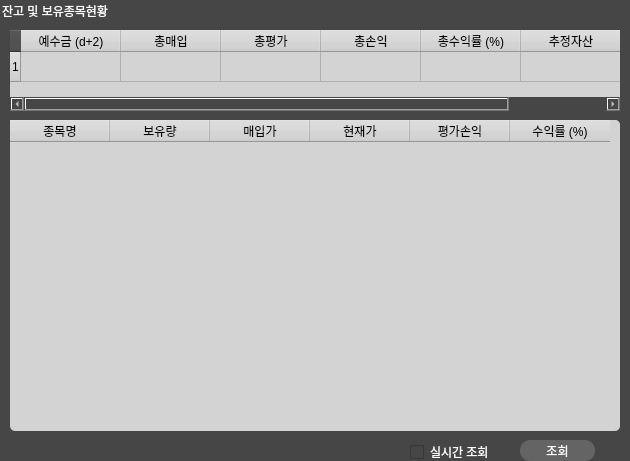
   <widget class="QGroupBox" name="groupBox_2">
    <property name="geometry">
     <rect>
      <x>230</x>
      <y>30</y>
      <width>630</width>
      <height>461</height>
     </rect>
    </property>
    <property name="styleSheet">
     <string notr="true">background-color: rgb(70, 70, 70);
color: rgb(255, 255, 255);
 border-radius:50px;
font: 75 11pt &quot;Agency FB&quot;;</string>
    </property>
    <property name="title">
     <string>잔고 및 보유종목현황</string>
    </property>
    <widget class="QTableWidget" name="tableWidget">
     <property name="geometry">
      <rect>
       <x>10</x>
       <y>30</y>
       <width>610</width>
       <height>81</height>
      </rect>
     </property>
     <property name="palette">
      <palette>
       <active>
        <colorrole role="WindowText">
         <brush brushstyle="SolidPattern">
          <color alpha="255">
           <red>0</red>
           <green>0</green>
           <blue>0</blue>
          </color>
         </brush>
        </colorrole>
        <colorrole role="Button">
         <brush brushstyle="SolidPattern">
          <color alpha="255">
           <red>211</red>
           <green>211</green>
           <blue>211</blue>
          </color>
         </brush>
        </colorrole>
        <colorrole role="Text">
         <brush brushstyle="SolidPattern">
          <color alpha="255">
           <red>0</red>
           <green>0</green>
           <blue>0</blue>
          </color>
         </brush>
        </colorrole>
        <colorrole role="ButtonText">
         <brush brushstyle="SolidPattern">
          <color alpha="255">
           <red>0</red>
           <green>0</green>
           <blue>0</blue>
          </color>
         </brush>
        </colorrole>
        <colorrole role="Base">
         <brush brushstyle="SolidPattern">
          <color alpha="255">
           <red>211</red>
           <green>211</green>
           <blue>211</blue>
          </color>
         </brush>
        </colorrole>
        <colorrole role="Window">
         <brush brushstyle="SolidPattern">
          <color alpha="255">
           <red>211</red>
           <green>211</green>
           <blue>211</blue>
          </color>
         </brush>
        </colorrole>
        <colorrole role="Highlight">
         <brush brushstyle="SolidPattern">
          <color alpha="255">
           <red>255</red>
           <green>170</green>
           <blue>255</blue>
          </color>
         </brush>
        </colorrole>
       </active>
       <inactive>
        <colorrole role="WindowText">
         <brush brushstyle="SolidPattern">
          <color alpha="255">
           <red>0</red>
           <green>0</green>
           <blue>0</blue>
          </color>
         </brush>
        </colorrole>
        <colorrole role="Button">
         <brush brushstyle="SolidPattern">
          <color alpha="255">
           <red>211</red>
           <green>211</green>
           <blue>211</blue>
          </color>
         </brush>
        </colorrole>
        <colorrole role="Text">
         <brush brushstyle="SolidPattern">
          <color alpha="255">
           <red>0</red>
           <green>0</green>
           <blue>0</blue>
          </color>
         </brush>
        </colorrole>
        <colorrole role="ButtonText">
         <brush brushstyle="SolidPattern">
          <color alpha="255">
           <red>0</red>
           <green>0</green>
           <blue>0</blue>
          </color>
         </brush>
        </colorrole>
        <colorrole role="Base">
         <brush brushstyle="SolidPattern">
          <color alpha="255">
           <red>211</red>
           <green>211</green>
           <blue>211</blue>
          </color>
         </brush>
        </colorrole>
        <colorrole role="Window">
         <brush brushstyle="SolidPattern">
          <color alpha="255">
           <red>211</red>
           <green>211</green>
           <blue>211</blue>
          </color>
         </brush>
        </colorrole>
        <colorrole role="Highlight">
         <brush brushstyle="SolidPattern">
          <color alpha="255">
           <red>255</red>
           <green>170</green>
           <blue>255</blue>
          </color>
         </brush>
        </colorrole>
       </inactive>
       <disabled>
        <colorrole role="WindowText">
         <brush brushstyle="SolidPattern">
          <color alpha="255">
           <red>0</red>
           <green>0</green>
           <blue>0</blue>
          </color>
         </brush>
        </colorrole>
        <colorrole role="Button">
         <brush brushstyle="SolidPattern">
          <color alpha="255">
           <red>211</red>
           <green>211</green>
           <blue>211</blue>
          </color>
         </brush>
        </colorrole>
        <colorrole role="Text">
         <brush brushstyle="SolidPattern">
          <color alpha="255">
           <red>0</red>
           <green>0</green>
           <blue>0</blue>
          </color>
         </brush>
        </colorrole>
        <colorrole role="ButtonText">
         <brush brushstyle="SolidPattern">
          <color alpha="255">
           <red>0</red>
           <green>0</green>
           <blue>0</blue>
          </color>
         </brush>
        </colorrole>
        <colorrole role="Base">
         <brush brushstyle="SolidPattern">
          <color alpha="255">
           <red>211</red>
           <green>211</green>
           <blue>211</blue>
          </color>
         </brush>
        </colorrole>
        <colorrole role="Window">
         <brush brushstyle="SolidPattern">
          <color alpha="255">
           <red>211</red>
           <green>211</green>
           <blue>211</blue>
          </color>
         </brush>
        </colorrole>
        <colorrole role="Highlight">
         <brush brushstyle="SolidPattern">
          <color alpha="255">
           <red>255</red>
           <green>170</green>
           <blue>255</blue>
          </color>
         </brush>
        </colorrole>
       </disabled>
      </palette>
     </property>
     <property name="styleSheet">
      <string notr="true">background-color: rgb(211, 211, 211);
color: rgb(0, 0, 0);
border-radius: 5px;
font: 9pt &quot;Agency FB&quot;;</string>
     </property>
     <property name="rowCount">
      <number>1</number>
     </property>
     <row/>
     <column>
      <property name="text">
       <string>예수금 (d+2)</string>
      </property>
     </column>
     <column>
      <property name="text">
       <string>총매입</string>
      </property>
     </column>
     <column>
      <property name="text">
       <string>총평가</string>
      </property>
     </column>
     <column>
      <property name="text">
       <string>총손익</string>
      </property>
     </column>
     <column>
      <property name="text">
       <string>총수익률 (%)</string>
      </property>
     </column>
     <column>
      <property name="text">
       <string>추정자산</string>
      </property>
     </column>
    </widget>
    <widget class="QPushButton" name="pushButton_2">
     <property name="geometry">
      <rect>
       <x>520</x>
       <y>440</y>
       <width>75</width>
       <height>21</height>
      </rect>
     </property>
     <property name="styleSheet">
      <string notr="true">font: 9pt &quot;Agency FB&quot;;
background-color: rgb(100, 100, 100);
border-radius: 10px;</string>
     </property>
     <property name="text">
      <string>조회</string>
     </property>
    </widget>
    <widget class="QGroupBox" name="groupBox_4">
     <property name="geometry">
      <rect>
       <x>670</x>
       <y>-140</y>
       <width>611</width>
       <height>131</height>
      </rect>
     </property>
     <property name="title">
      <string>잔고확인</string>
     </property>
     <widget class="QTableWidget" name="tableWidget_3">
      <property name="geometry">
       <rect>
        <x>10</x>
        <y>20</y>
        <width>591</width>
        <height>61</height>
       </rect>
      </property>
      <column>
       <property name="text">
        <string>예수금</string>
       </property>
      </column>
      <column>
       <property name="text">
        <string>총매입</string>
       </property>
      </column>
      <column>
       <property name="text">
        <string>총평가</string>
       </property>
      </column>
      <column>
       <property name="text">
        <string>총손익</string>
       </property>
      </column>
      <column>
       <property name="text">
        <string>총수익률</string>
       </property>
      </column>
      <column>
       <property name="text">
        <string>추정자산</string>
       </property>
      </column>
     </widget>
     <widget class="QPushButton" name="pushButton_3">
      <property name="geometry">
       <rect>
        <x>490</x>
        <y>90</y>
        <width>75</width>
        <height>23</height>
       </rect>
      </property>
      <property name="text">
       <string>현금주문</string>
      </property>
     </widget>
    </widget>
    <widget class="QCheckBox" name="checkBox">
     <property name="geometry">
      <rect>
       <x>410</x>
       <y>444</y>
       <width>111</width>
       <height>16</height>
      </rect>
     </property>
     <property name="styleSheet">
      <string notr="true">font: 9pt &quot;Agency FB&quot;;</string>
     </property>
     <property name="text">
      <string>실시간 조회</string>
     </property>
    </widget>
    <widget class="QTableWidget" name="tableWidget_2">
     <property name="geometry">
      <rect>
       <x>10</x>
       <y>120</y>
       <width>610</width>
       <height>311</height>
      </rect>
     </property>
     <property name="palette">
      <palette>
       <active>
        <colorrole role="WindowText">
         <brush brushstyle="SolidPattern">
          <color alpha="255">
           <red>0</red>
           <green>0</green>
           <blue>0</blue>
          </color>
         </brush>
        </colorrole>
        <colorrole role="Button">
         <brush brushstyle="SolidPattern">
          <color alpha="255">
           <red>211</red>
           <green>211</green>
           <blue>211</blue>
          </color>
         </brush>
        </colorrole>
        <colorrole role="Text">
         <brush brushstyle="SolidPattern">
          <color alpha="255">
           <red>0</red>
           <green>0</green>
           <blue>0</blue>
          </color>
         </brush>
        </colorrole>
        <colorrole role="ButtonText">
         <brush brushstyle="SolidPattern">
          <color alpha="255">
           <red>0</red>
           <green>0</green>
           <blue>0</blue>
          </color>
         </brush>
        </colorrole>
        <colorrole role="Base">
         <brush brushstyle="SolidPattern">
          <color alpha="255">
           <red>211</red>
           <green>211</green>
           <blue>211</blue>
          </color>
         </brush>
        </colorrole>
        <colorrole role="Window">
         <brush brushstyle="SolidPattern">
          <color alpha="255">
           <red>211</red>
           <green>211</green>
           <blue>211</blue>
          </color>
         </brush>
        </colorrole>
        <colorrole role="Highlight">
         <brush brushstyle="SolidPattern">
          <color alpha="255">
           <red>255</red>
           <green>170</green>
           <blue>255</blue>
          </color>
         </brush>
        </colorrole>
       </active>
       <inactive>
        <colorrole role="WindowText">
         <brush brushstyle="SolidPattern">
          <color alpha="255">
           <red>0</red>
           <green>0</green>
           <blue>0</blue>
          </color>
         </brush>
        </colorrole>
        <colorrole role="Button">
         <brush brushstyle="SolidPattern">
          <color alpha="255">
           <red>211</red>
           <green>211</green>
           <blue>211</blue>
          </color>
         </brush>
        </colorrole>
        <colorrole role="Text">
         <brush brushstyle="SolidPattern">
          <color alpha="255">
           <red>0</red>
           <green>0</green>
           <blue>0</blue>
          </color>
         </brush>
        </colorrole>
        <colorrole role="ButtonText">
         <brush brushstyle="SolidPattern">
          <color alpha="255">
           <red>0</red>
           <green>0</green>
           <blue>0</blue>
          </color>
         </brush>
        </colorrole>
        <colorrole role="Base">
         <brush brushstyle="SolidPattern">
          <color alpha="255">
           <red>211</red>
           <green>211</green>
           <blue>211</blue>
          </color>
         </brush>
        </colorrole>
        <colorrole role="Window">
         <brush brushstyle="SolidPattern">
          <color alpha="255">
           <red>211</red>
           <green>211</green>
           <blue>211</blue>
          </color>
         </brush>
        </colorrole>
        <colorrole role="Highlight">
         <brush brushstyle="SolidPattern">
          <color alpha="255">
           <red>255</red>
           <green>170</green>
           <blue>255</blue>
          </color>
         </brush>
        </colorrole>
       </inactive>
       <disabled>
        <colorrole role="WindowText">
         <brush brushstyle="SolidPattern">
          <color alpha="255">
           <red>0</red>
           <green>0</green>
           <blue>0</blue>
          </color>
         </brush>
        </colorrole>
        <colorrole role="Button">
         <brush brushstyle="SolidPattern">
          <color alpha="255">
           <red>211</red>
           <green>211</green>
           <blue>211</blue>
          </color>
         </brush>
        </colorrole>
        <colorrole role="Text">
         <brush brushstyle="SolidPattern">
          <color alpha="255">
           <red>0</red>
           <green>0</green>
           <blue>0</blue>
          </color>
         </brush>
        </colorrole>
        <colorrole role="ButtonText">
         <brush brushstyle="SolidPattern">
          <color alpha="255">
           <red>0</red>
           <green>0</green>
           <blue>0</blue>
          </color>
         </brush>
        </colorrole>
        <colorrole role="Base">
         <brush brushstyle="SolidPattern">
          <color alpha="255">
           <red>211</red>
           <green>211</green>
           <blue>211</blue>
          </color>
         </brush>
        </colorrole>
        <colorrole role="Window">
         <brush brushstyle="SolidPattern">
          <color alpha="255">
           <red>211</red>
           <green>211</green>
           <blue>211</blue>
          </color>
         </brush>
        </colorrole>
        <colorrole role="Highlight">
         <brush brushstyle="SolidPattern">
          <color alpha="255">
           <red>255</red>
           <green>170</green>
           <blue>255</blue>
          </color>
         </brush>
        </colorrole>
       </disabled>
      </palette>
     </property>
     <property name="styleSheet">
      <string notr="true">background-color: rgb(211, 211, 211);
color: rgb(0, 0, 0);
 border-radius:5px;
font: 9pt &quot;Agency FB&quot;;</string>
     </property>
     <column>
      <property name="text">
       <string>종목명</string>
      </property>
     </column>
     <column>
      <property name="text">
       <string>보유량</string>
      </property>
     </column>
     <column>
      <property name="text">
       <string>매입가</string>
      </property>
     </column>
     <column>
      <property name="text">
       <string>현재가</string>
      </property>
     </column>
     <column>
      <property name="text">
       <string>평가손익</string>
      </property>
     </column>
     <column>
      <property name="text">
       <string>수익률 (%)</string>
      </property>
     </column>
    </widget>
    <zorder>tableWidget</zorder>
    <zorder>groupBox_4</zorder>
    <zorder>checkBox</zorder>
    <zorder>tableWidget_2</zorder>
    <zorder>pushButton_2</zorder>
   </widget>
